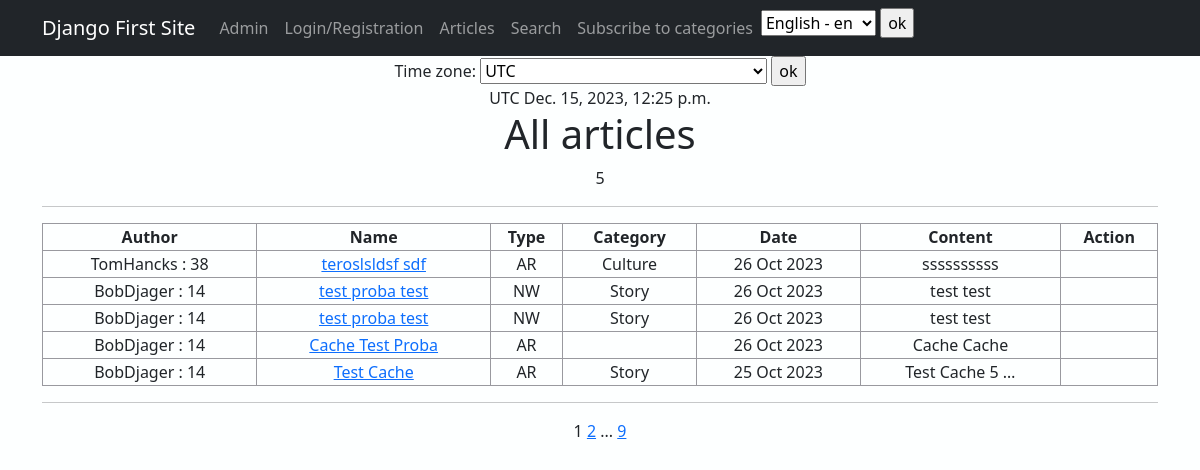
Before: /news/ with the older database file.
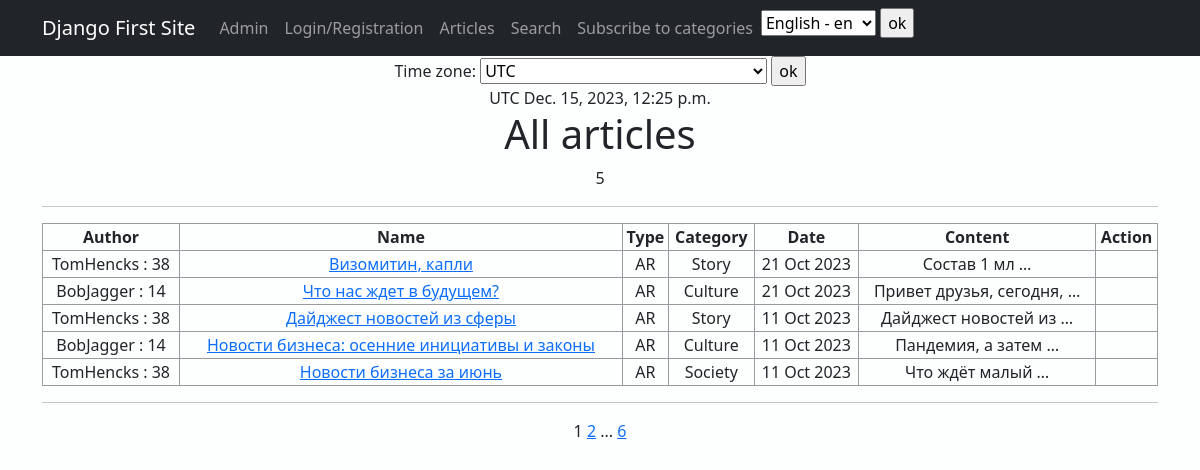
After: the same page with the newer database file.
### news/models.py (models this page shows, shortened)
class Post(models.Model):
    news = 'NW'
    article = 'AR'
    CATEGORY_CHOICES = [
        (news, 'Новость'),
        (article, 'Статья')
    ]
    post_author = models.ForeignKey(Author, on_delete=models.CASCADE)
    category_type = models.CharField(max_length=2, choices=CATEGORY_CHOICES,
                                     default=article)
    post_date = models.DateTimeField(auto_now_add=True)
    post_category = models.ManyToManyField(Category, through='PostCategory')
    post_title = models.CharField(max_length=128)
    post_text = models.TextField()
    post_rating = models.SmallIntegerField(default=0)

class Author(models.Model):
    author_user = models.OneToOneField(User, on_delete=models.CASCADE)
    author_rating = models.SmallIntegerField(default=0)
    def __str__(self):
        return f'{self.author_user.username} : {self.author_rating}'

class Category(models.Model):
    category_name = models.CharField(max_length=64, unique=True)
    subscribers = models.ManyToManyField(User, related_name='categories',
                                         default='')

### news/views.py (the view, shortened to what this page needs)
# urls.py: path('', PostList.as_view(), name='news'),
class PostList(ListView):
    logger.info('INFO')
    model = Post
    ordering = '-post_date'
    template_name = 'news.html'
    context_object_name = 'news'
    paginate_by = 5
    def get_context_data(self, **kwargs):
        context = super().get_context_data(**kwargs)
        context['current_time'] = timezone.localtime(timezone.now())
        context['timezones'] = pytz.common_timezones
        return context

### news/templates/news/news.html (shortened to what this page needs)
{% extends 'flatpages/default.html' %}
{% load i18n %}
{% load tz %}
{% load cache %}
{% load censor_filters %}
{% block content %}
    {% get_current_timezone as TIME_ZONE %}
        <form action="" method="POST">
            <label for="timezone">Time zone:</label>
            <select name="timezone">
                {% for tz in timezones %}
                <option value="{{ tz }}" {% if tz == TIME_ZONE %}selected
                {% endif %}>{{ tz }}</option>
                {% endfor %}
            </select>
            <input type="submit"
                   value="ok">
        </form>
     {{ TIME_ZONE }}
     {{ current_time|timezone:TIME_ZONE }}
{% cache 1 content %}
<h1>{% translate "All articles" %}</h1>
{{ news|length }}
<hr>
{% if news|length %}
    <table>
        <tr>
            <th>{% translate "Author" %}</th>
            <th>{% translate "Name" %}</th>
            <th>{% translate "Type" %}</th>
            <th>{% translate "Category" %}</th>
            <th>{% translate "Date" %}</th>
            <th>{% translate "Content" %}</th>
            <th>{% translate "Action" %}</th>
        </tr>
        {% for post in news %}
        <col>
            <td>{{ post.post_author}}</td>
            <td><a href="{% url 'post_detail' pk=post.id %}">{{ post.post_title }}</a></td>
            <td>{{ post.category_type }}</td>
            <td>
                    {% for cat in post.post_category.all %}
                        {{ cat.category_name }}
                    {% endfor %}
            </td>
            <td>{{ post.post_date|date:'d M Y' }}</td>
            <td>{{ post.post_text|truncatewords:3 }}</td>
            <td>
            </td>
        {% endfor %}
    </table>
            <hr>
        {% else %}
            <h1>{% translate "Sorry, there are no articles at the moment" %}</h1>
{% endif %}
{{ page_obj.number }}
{% if page_obj.has_next %}
    <a href="?page={{ page_obj.next_page_number }}">{{ page_obj.next_page_number }}</a>
    {% if paginator.num_pages != page_obj.next_page_number %}
    ...
    <a href="?page={{ page_obj.paginator.num_pages }}">{{ page_obj.paginator.num_pages }}</a>
    {% endif %}
{% endif %}
{% endcache %}
{% endblock content %}

Changed rows visible on the page:
removed Post: post_author "TomHancks : 38", post_title "teroslsldsf sdf", category_type "AR", post_date "26 Oct 2023", post_text "ssssssssss", Category (category_name "Culture")
removed Post: post_author "BobDjager : 14", post_title "test proba test", category_type "NW", post_date "26 Oct 2023", post_text "test test", Category (category_name "Story")
removed Post: post_author "BobDjager : 14", post_title "test proba test", category_type "NW", post_date "26 Oct 2023", post_text "test test", Category (category_name "Story")
removed Post: post_author "BobDjager : 14", post_title "Cache Test Proba", category_type "AR", post_date "26 Oct 2023", post_text "Cache Cache"
removed Post: post_author "BobDjager : 14", post_title "Test Cache", category_type "AR", post_date "25 Oct 2023", post_text "Test Cache 5 …", Category (category_name "Story")
now on this page (row unchanged): Post: post_author "TomHencks : 38", post_title "Визомитин, капли", category_type "AR", post_date "21 Oct 2023", post_text "Состав 1 мл …", Category (category_name "Story")
now on this page (row unchanged): Post: post_author "BobJagger : 14", post_title "Что нас ждет в будущем?", category_type "AR", post_date "21 Oct 2023", post_text "Привет друзья, сегодня, …", Category (category_name "Culture")
now on this page (row unchanged): Post: post_author "TomHencks : 38", post_title "Дайджест новостей из сферы", category_type "AR", post_date "11 Oct 2023", post_text "Дайджест новостей из …", Category (category_name "Story")
now on this page (row unchanged): Post: post_author "BobJagger : 14", post_title "Новости бизнеса: осенние инициативы и законы", category_type "AR", post_date "11 Oct 2023", post_text "Пандемия, а затем …", Category (category_name "Culture")
now on this page (row unchanged): Post: post_author "TomHencks : 38", post_title "Новости бизнеса за июнь", category_type "AR", post_date "11 Oct 2023", post_text "Что ждёт малый …"
now on this page (row unchanged): Category: category_name "Society", shown under "TomHencks : 38"
Other visible differences:
{{ page_obj.paginator.num_pages }}: "9" → "6"
